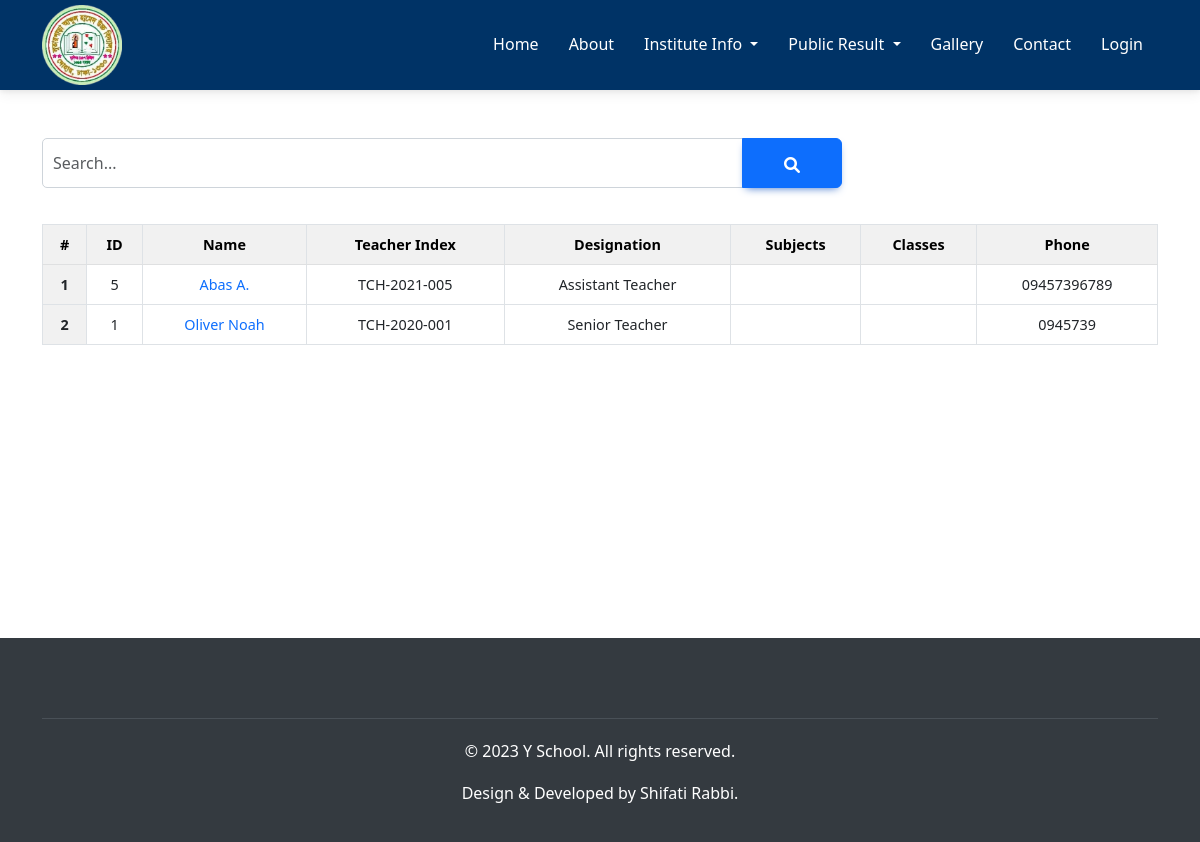
The app's page /teacher-info.php, older data.
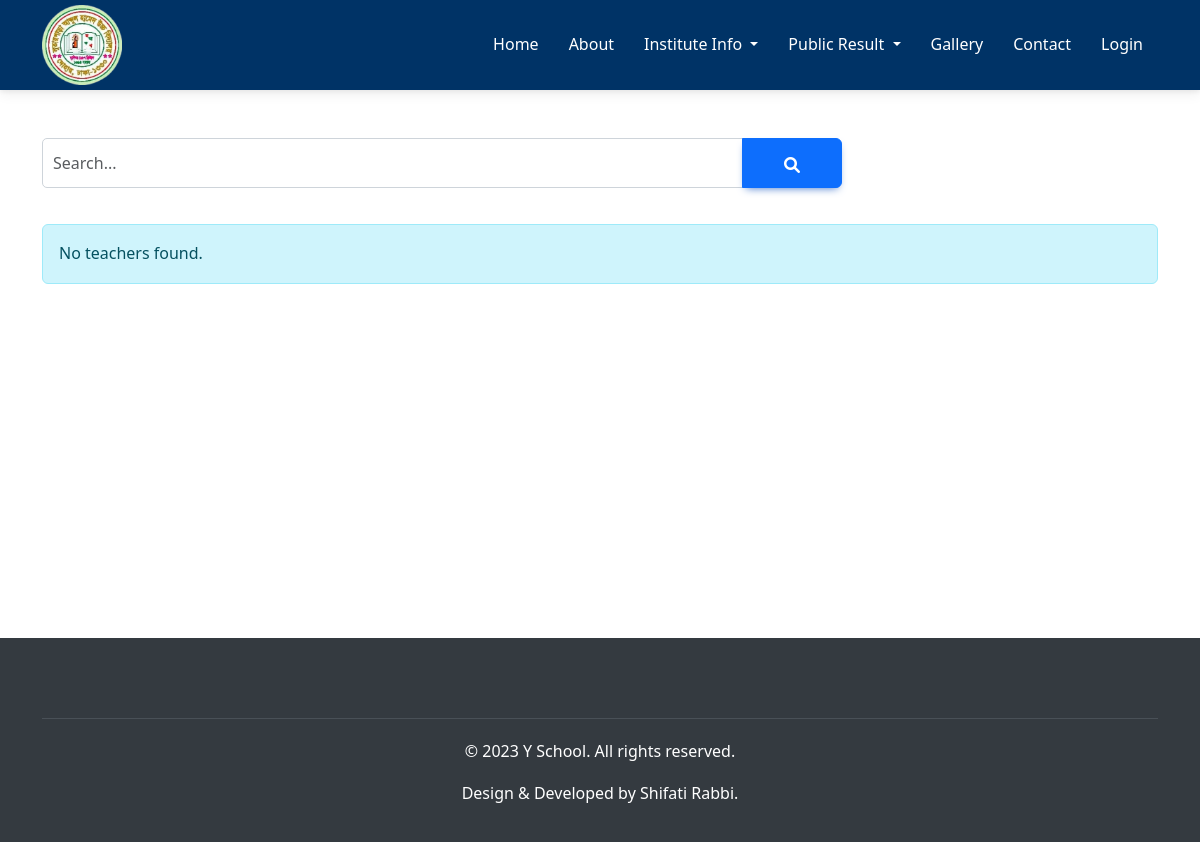
The same page, newer data.
### tables this page shows
CREATE TABLE `teachers` (
  `teacher_id` int(11) NOT NULL,
  `username` varchar(127) NOT NULL,
  `password` varchar(255) NOT NULL,
  `fname` varchar(127) NOT NULL,
  `lname` varchar(127) NOT NULL,
  `teacher_index` varchar(50) NOT NULL COMMENT 'Unique teacher identification number',
  `designation` varchar(100) NOT NULL COMMENT 'Position/Rank of the teacher',
  `salary_code` varchar(50) NOT NULL COMMENT 'Salary scale or grade',
  `salary` decimal(10,2) NOT NULL COMMENT 'Monthly salary amount',
  `highest_qualification` varchar(255) NOT NULL COMMENT 'Highest educational degree',
  `qualification_details` text DEFAULT NULL COMMENT 'Details of all qualifications',
  `subjects` varchar(255) NOT NULL COMMENT 'Subjects taught (comma separated IDs)',
  `classes_assigned` varchar(255) DEFAULT NULL COMMENT 'Classes -> section assigned (comma separated IDs)',
  `address` varchar(255) NOT NULL,
  `employee_number` int(11) NOT NULL,
  `date_of_birth` date NOT NULL,
  `phone_number` varchar(31) NOT NULL,
  `gender` varchar(10) NOT NULL,
  `email_address` varchar(255) NOT NULL,
  `date_of_joined` date NOT NULL COMMENT 'Date joined this school',
  `years_of_experience` int(11) DEFAULT NULL COMMENT 'Total years of teaching experience',
  `marital_status` varchar(20) DEFAULT NULL,
  `bank_name` varchar(100) DEFAULT NULL,
  `bank_account` varchar(50) DEFAULT NULL,
  `emergency_contact` varchar(100) DEFAULT NULL,
  `emergency_phone` varchar(31) DEFAULT NULL,
  `notes` text DEFAULT NULL COMMENT 'Additional notes or comments'
);

CREATE TABLE `setting` (
  `id` int(11) NOT NULL,
  `current_year` int(11) NOT NULL,
  `current_semester` varchar(11) NOT NULL,
  `school_name` varchar(100) NOT NULL,
  `slogan` varchar(300) NOT NULL,
  `about` text NOT NULL
);

### data/setting.php (called while the page is built)
<?php
function getSetting($conn){
   $sql = "SELECT * FROM setting";
   $stmt = $conn->prepare($sql);
   $stmt->execute();
   if ($stmt->rowCount() == 1) {
     $settings = $stmt->fetch();
     return $settings;
   }else {
    return 0;
   }
}

### admin/data/teacher.php (called while the page is built, shortened)
<?php
function getAllTeachers($conn) {
    $sql = "SELECT * FROM teachers ORDER BY fname, lname";
    $stmt = $conn->prepare($sql);
    $stmt->execute();
    if ($stmt->rowCount() >= 1) {
        return $stmt->fetchAll();
    } else {
        return 0;
    }
}
?>

### teacher-info.php (the view, shortened to what this page needs)
<?php
    include "header.php";
    include "admin/data/teacher.php";
    include "admin/data/class.php";
    $teachers = getAllTeachers($conn);
?>
    <div class="container mt-5" style="min-height: 500px;">
        <form action="teacher-search.php" class="mt-3 n-table" method="get">
            <div class="input-group mb-3">
                <input type="text" class="form-control" name="searchKey" placeholder="Search..." style="height: 50px;">
                <button class="btn btn-primary" style="height: 50px; width: 100px;">
                    <i class="fa fa-search" aria-hidden="true"></i>
                </button>
            </div>
        </form>
        <?php if ($teachers != 0) { ?>
            <div class="table-responsive mt-3">
                <table class="table table-bordered table-hover">
                    <thead class="table-light">
                        <tr>
                            <th scope="col">#</th>
                            <th scope="col">ID</th>
                            <th scope="col">Name</th>
                            <th scope="col">Teacher Index</th>
                            <th scope="col">Designation</th>
                            <th scope="col">Subjects</th>
                            <th scope="col">Classes</th>
                            <th scope="col">Phone</th>
                        </tr>
                    </thead>
                    <tbody>
                        <?php foreach ($teachers as $i => $teacher) { ?>
                        <tr>
                            <th scope="row"><?=$i+1?></th>
                            <td><?=$teacher['teacher_id']?></td>
                            <td>
                                <a style="text-decoration: none;" href="teacher-view.php?teacher_id=<?=$teacher['teacher_id']?>">
                                    <?=$teacher['fname']?> <?=$teacher['lname']?>
                                </a>
                            </td>
                            <td><?=$teacher['teacher_index']?></td>
                            <td><?=$teacher['designation']?></td>
                            <td>
                            </td>
                            <td>
                            </td>
                            <td><?=$teacher['phone_number']?></td>
                        </tr>
                        <?php } ?>
                    </tbody>
                </table>
            </div>
        <?php } else { ?>
            <div class="alert alert-info mt-3" role="alert">
                No teachers found.
            </div>
        <?php } ?>
    </div>
<?php
    include 'footer.php'
?>

### header.php (shortened to what this page needs)
<?php
include "DB_connection.php";
include "data/setting.php";
$setting = getSetting($conn);
?>
<!DOCTYPE html>
<html lang="en">
<head>
    <link rel="stylesheet" href="https://cdn.jsdelivr.net/npm/bootstrap@5.2.0/dist/css/bootstrap.min.css">
    <link rel="stylesheet" href="https://cdnjs.cloudflare.com/ajax/libs/font-awesome/6.0.0/css/all.min.css">
    <link rel="stylesheet" href="https://cdnjs.cloudflare.com/ajax/libs/mdb-ui-kit/6.4.0/mdb.min.css" />
    <link href="https://cdn.jsdelivr.net/npm/lightgallery@2.7.1/css/lightgallery-bundle.min.css" rel="stylesheet">
    <link href="https://cdn.jsdelivr.net/npm/bootstrap@5.3.0/dist/css/bootstrap.min.css" rel="stylesheet">
    <link rel="stylesheet" href="css/style.css">
</head>
<body>
    <nav class="navbar navbar-expand-lg navbar-dark sticky-top">
        <div class="container">
            <a class="navbar-brand" href="#">
                <img src="logo.png" alt="<?=$setting['school_name']?>">
            </a>
            <div class="collapse navbar-collapse" id="navbarNav">
                <ul class="navbar-nav ms-auto">
                    <li class="nav-item">
                        <a class="nav-link active" href="/school-management-system">Home</a>
                    </li>
                    <li class="nav-item">
                        <a class="nav-link" href="#about">About</a>
                    </li>
                    <li class="nav-item dropdown">
                        <a class="nav-link dropdown-toggle" href="#" id="instituteDropdown" role="button"
                            data-bs-toggle="dropdown" aria-expanded="false">
                            Institute Info
                        </a>
                    </li>
                    <li class="nav-item dropdown">
                        <a class="nav-link dropdown-toggle" href="#" id="resultDropdown" role="button"
                            data-bs-toggle="dropdown" aria-expanded="false">
                            Public Result
                        </a>
                    </li>
                    <li class="nav-item">
                        <a class="nav-link" href="/school-management-system/gallery">Gallery</a>
                    </li>
                    <li class="nav-item">
                        <a class="nav-link" href="/school-management-system/contact">Contact</a>
                    </li>
                    <li class="nav-item">
                        <a class="nav-link" href="login">Login</a>
                    </li>
                </ul>
            </div>
        </div>
    </nav>

### footer.php (shortened to what this page needs)
<footer class="footer">
    <div class="container">
        <div class="copyright text-center">
            <p>&copy; <?=$setting['current_year']?> <?=$setting['school_name']?>. All rights reserved.</p>
            <p>Design & Developed by Shifati Rabbi.</p>
        </div>
    </div>
</footer>
</body>
</html>

### css/style.css (style rules this page uses)
:root { --primary-color: #003366; --secondary-color: #ff6600; --light-color: #f8f9fa; --dark-color: #343a40; }
body { font-family: 'Segoe UI', Tahoma, Geneva, Verdana, sans-serif; line-height: 1.6; color: #333; }
.navbar { background-color: var(--primary-color) !important; padding: 0; }
.navbar-brand img { height: 80px; }
.nav-link { color: white !important; font-weight: 500; padding: 8px 15px !important; }
.footer { background-color: var(--dark-color); color: white; padding: 50px 0 20px; }
.copyright { border-top: 1px solid #495057; padding-top: 20px; margin-top: 30px; }
.form-control { margin-bottom: 20px; border: 1px solid #ced4da; border-radius: 5px; padding: 10px; }
.n-table { max-width: 800px; }
.input-group button { height: 50px; width: 100px }
.table th { background-color: #f1f1f1; font-weight: 600; }
.table-bordered { border: 1px solid #dee2e6; }
.table-bordered th, .table-bordered td { border: 1px solid #dee2e6; }
.table-responsive { overflow-x: auto; }
.table th { background-color: #f1f1f1; font-weight: 600; text-align: center; }
.table td { text-align: center; vertical-align: middle; }

Row changes from the older to the newer data that the page shows:
removed teachers: teacher_id "5", fname "Abas", lname "A.", teacher_index "TCH-2021-005", designation "Assistant Teacher", phone_number "09457396789"
removed teachers: teacher_id "1", fname "Oliver", lname "Noah", teacher_index "TCH-2020-001", designation "Senior Teacher", phone_number "0945739"
Text that changed along with them:
text no longer shown: "# ID Name Teacher Index Designation Subjects Classes Phone"
text now shown: "No teachers found."
